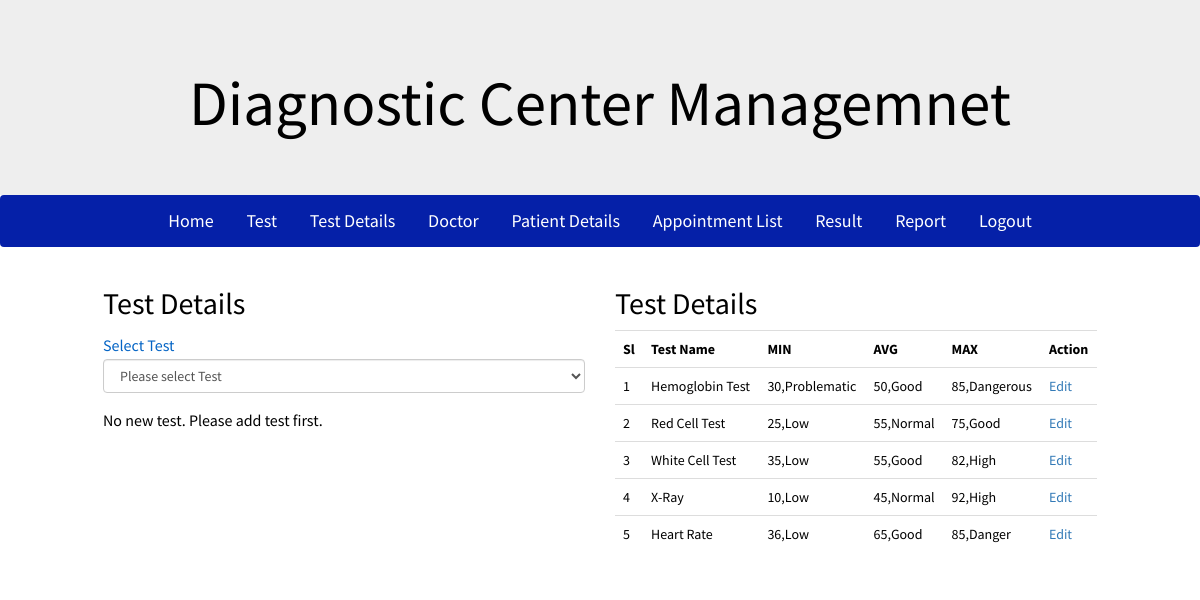
The page /admin/test_details.php (signed in) on the database its author committed.
### tables this page shows
CREATE TABLE `test_details` (
  `id` int(100) NOT NULL,
  `test_id` varchar(20) NOT NULL,
  `test_type` varchar(100) NOT NULL,
  `min` varchar(100) NOT NULL,
  `avg` varchar(100) NOT NULL,
  `max` varchar(100) NOT NULL
);

### admin/include/check-login.php (called while the page is built, shortened)
<?php
	if(isset($_COOKIE['username']))
	{
		$username = $_COOKIE['username'];
		$pass = $_COOKIE['password'];
		$check = $conn->query("SELECT * FROM admin WHERE username = '$username'");
		foreach($check as $info)
		{
			if ($pass != $info['password'])
			{
				$login = 0;
			}
			else
			{
				$login = 1;
			}
		}
	}
?>

### admin/test_details.php (the view, shortened to what this page needs)
<?php
	include('../configuration.php');
    $conn = new PDO("mysql:host=$host;dbname=$db",$user,$pw);
	include('include/check-login.php');
?>
<?php include('include/header.php'); ?>
<?php include('include/admin-nav.php'); ?>
<?php
	if($login == 0)
	{
		header('location:index.php');
	}
	else
	{
?>
<div class="container">
	<div class="row">
		<div class="col-md-6">
			<h2>Test Details</h2>
			<form method="post">
			  <div class="form-group">
			    <label for="testID1">Select Test</label>
			    <select class="form-control" name="selectTest" id="selectTest">
			    	<option>Please select Test</option>
			    	<?php
			    		$check_test = $conn->query("SELECT * FROM test where status = 0");
			    		$status = $check_test->rowCount();
			    	?>
			    </select>
			  </div>
			  <?php
			  	if($status == 0){
			  		echo "<p>No new test. Please add test first.</p>";
			  } ?>
			</form>
		</div>
		<div class="col-md-6">
			<h2>Test Details</h2>
			<table class="table">
				<?php
					$check = $conn->query("SELECT * FROM test_details");
					if($check->rowCount() != 0){
				?>
				<tr>
					<th>Sl</th>
					<th>Test Name</th>
					<th>MIN</th>
					<th>AVG</th>
					<th>MAX</th>
					<th>Action</th>
				</tr>
				<?php
					}
					else
						echo "<h4>Empty List</h4>";
					$sl = 1;
					foreach ($check as $test_val) {
					?>
					<tr>
						<td><?php echo $sl; ?></td>
						<td><?php echo $test_val['test_type'] ?></td>
						<td><?php echo $test_val['min'] ?></td>
						<td><?php echo $test_val['avg'] ?></td>
						<td><?php echo $test_val['max'] ?></td>
						<td><a href="test_details_edit.php?testId=<?php echo $test_val['test_id'];?>">Edit</a></td>
					</tr>
					<?php
						$sl++;
					}
				?>
			</table>
		</div>
	</div>
</div>
<footer></footer>
</body>
</html>
<?php
	}
?>

### css/style.css (style rules this page uses)
body { font-family: 'Source Sans Pro', sans-serif; background-size:cover; font-weight: 400; font-size: 14px; line-height: 21px; color: #000; margin-bottom: 0; overflow-y: auto; overflow-x: hidden; background:#fff; }
p { font-size: 16px; line-height: 25px; padding-bottom: 15px; }
a:link { text-decoration: none; }
.container { max-width:1024px; position: relative; z-index: 2; }
.form_wrap form label,label { color:#0464c5; font-family: 'Source Sans Pro'; font-weight:400; font-size:16px; margin-bottom:3px !important; padding-top:5px !important; }
footer { padding: 30px 0; }

### rows shown on the page
test_details: test_type "Hemoglobin Test", min "30,Problematic", avg "50,Good", max "85,Dangerous"
test_details: test_type "Red Cell Test", min "25,Low", avg "55,Normal", max "75,Good"
test_details: test_type "White Cell Test", min "35,Low", avg "55,Good", max "82,High"
test_details: test_type "X-Ray", min "10,Low", avg "45,Normal", max "92,High"
test_details: test_type "Heart Rate", min "36,Low", avg "65,Good", max "85,Danger"
